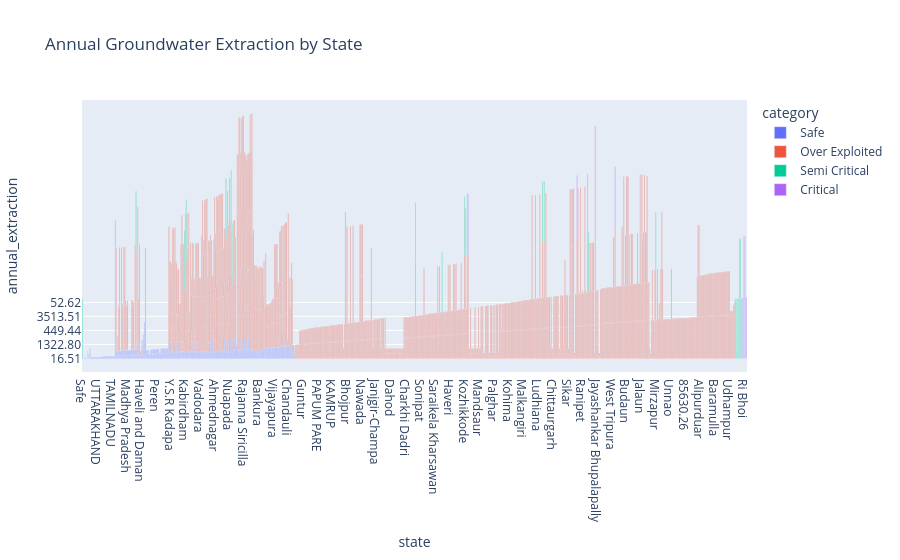

The cell this chart's notebook holds for it:
### Code cell
fig = px.bar(df,
            x="state",
            y="annual_extraction",
            color="category",
            title="Annual Groundwater Extraction by State")

fig.show()

### Figure 1 — Plotly figure (JSON) as saved in the notebook; plotly's stock layout.template omitted (floating-point values rounded to 4 significant figures; data arrays with more than 128 entries replaced by an {"elided": "..."} marker saying what was removed)
{"data": [{"hovertemplate": "category=Safe<br>state=%{x}<br>annual_extraction=%{y}<extra></extra>", "legendgroup": "Safe", "marker": {"color": "#636efa", "pattern": {"shape": ""}}, "name": "Safe", "orientation": "v", "showlegend": true, "textposition": "auto", "type": "bar", "x": {"elided": "452 str values"}, "xaxis": "x", "y": {"elided": "452 str values"}, "yaxis": "y"}, {"hovertemplate": "category=Over Exploited<br>state=%{x}<br>annual_extraction=%{y}<extra></extra>", "legendgroup": "Over Exploited", "marker": {"color": "#EF553B", "pattern": {"shape": ""}}, "name": "Over Exploited", "orientation": "v", "showlegend": true, "textposition": "auto", "type": "bar", "x": {"elided": "1567 str values"}, "xaxis": "x", "y": {"elided": "1567 str values"}, "yaxis": "y"}, {"hovertemplate": "category=Semi Critical<br>state=%{x}<br>annual_extraction=%{y}<extra></extra>", "legendgroup": "Semi Critical", "marker": {"color": "#00cc96", "pattern": {"shape": ""}}, "name": "Semi Critical", "orientation": "v", "showlegend": true, "textposition": "auto", "type": "bar", "x": ["Safe", "MEGHALAYA", "KERALA", "Mumbai", "Mumbai", "Bishnupur", "Imphal West", "East Jaintia Hills", "West Jaintia Hills", "East Jaintia Hills", "West Jaintia Hills", "36.43", "Telangana", "Begusarai", "Gariaband", "Kanker", "Palwal", "Bidar", "Thiruvananthapuram", "Kozhikkode", "Rewa", "Jajpur", "Nuapada", "Pathankot", "Rupnagar", "Tonk", "Bundi", "Banswara", "Theni", "Tirunelveli", "Mirzapur"], "xaxis": "x", "y": ["4277", "133", "31.6", "0.00", "0.00", "2257.53", "2327.91", "4292.83", "3194.72", "4292.83", "3194.72", "21.47", "79.03", "83.74", "74.56", "87.08", "39.73", "73.55", "70.52", "74.21", "83.42", "83.24", "71.53", "82.24", "38.84", "13.41", "13.78", "54.19", "51.30", "89.73", "79.05"], "yaxis": "y"}, {"hovertemplate": "category=Critical<br>state=%{x}<br>annual_extraction=%{y}<extra></extra>", "legendgroup": "Critical", "marker": {"color": "#ab63fa", "pattern": {"shape": ""}}, "name": "Critical", "orientation": "v", "showlegend": true, "textposition": "auto", "type": "bar", "x": ["TRIPURA", "Ri Bhoi", "Ri Bhoi", "Kalimpong", "Kalimpong", "Thrissur", "Raisen", "Sheopur", "Krishnagiri", "Amethi"], "xaxis": "x", "y": ["72.5", "1330.29", "1330.29", "557.84", "557.84", "82.85", "89.55", "81.61", "18.20", "88.35"], "yaxis": "y"}], "layout": {"barmode": "relative", "legend": {"title": {"text": "category"}, "tracegroupgap": 0}, "title": {"text": "Annual Groundwater Extraction by State"}, "xaxis": {"anchor": "y", "domain": [0, 1], "title": {"text": "state"}}, "yaxis": {"anchor": "x", "domain": [0, 1], "title": {"text": "annual_extraction"}}}}
